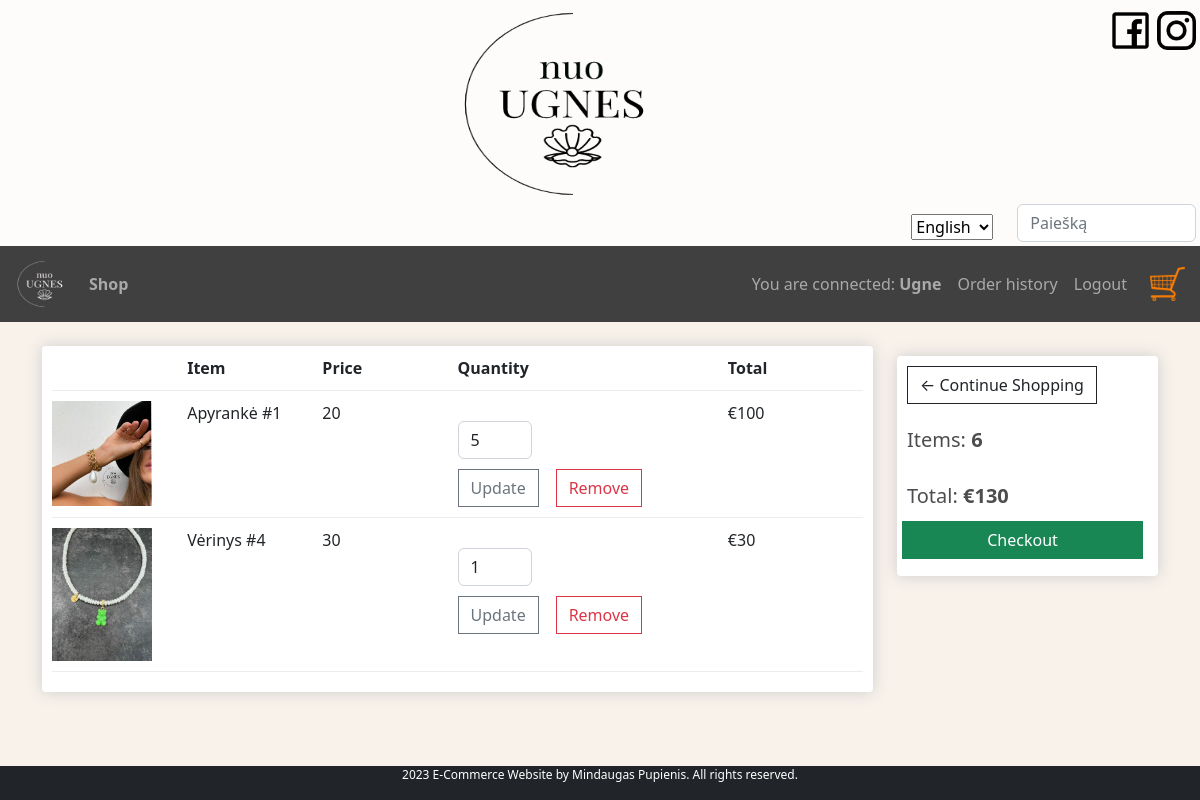
The app's page /cart/ (signed in) with its own data.
### shop/models.py (models this page shows, shortened)
class OrderLine(models.Model):
    product = models.ForeignKey(Product, on_delete=models.CASCADE, null=True)
    order = models.ForeignKey(Order, on_delete=models.CASCADE, null=True, related_name='lines')
    quantity = models.IntegerField(default=0, null=True, blank=True)
    date_added = models.DateTimeField(auto_now_add=True)
    def sum(self):
        total = self.product.price * self.quantity
        return total
    class Meta:
        verbose_name = _('Order Line')
        verbose_name_plural = _('Order Lines')

class Product(models.Model):
    name = models.CharField(_('Name'), max_length=150)
    price = models.IntegerField(_('Price'))
    description = models.TextField(_('Description'), null=True, blank=True)
    cover = models.ImageField(_('Cover'), upload_to='covers', null=True)
    category = models.ForeignKey(Category, on_delete=models.CASCADE, blank=True, null=True)
    CATEGORY_CHOICES = (
        ('1', _('Kita')),
        ('2', _('Auskarai')),
        ('3', _('Apyrankės')),
        ('4', _('Sagės')),
        ('5', _('Kaklo papuošalai')),
        ('6', _('Aksesuarai')),
        ('7', _('Dovanų kuponai')),
        ('8', _('Kalėdiniai vainikai')),
    )
    class Meta:
        verbose_name = _('Product')
        verbose_name_plural = _('Products')

class Order(models.Model):
    customer = models.ForeignKey(Customer, on_delete=models.CASCADE, blank=True, null=True)
    date_ordered = models.DateTimeField(auto_now_add=True)
    delivery = models.BooleanField(default=False)
    complete = models.BooleanField(default=False)
    transaction_id = models.CharField(max_length=30, null=True, blank=True)
    ORDER_STATUS = (
        ('p', _('Pending')),
        ('a', _('Approved')),
        ('c', _('Cancelled')),
        ('d', _('Completed')),
    )
    status = models.CharField(
    max_length=1,
    choices=ORDER_STATUS,
    blank=True,
    default='p',
    help_text=_('Status'),
    )
    def total(self):
        sum_total = 0
        lines = self.lines.all()
        for line in lines:
            sum_total += line.sum()
        return sum_total
    def total_qty(self):
        total_qty = 0
        lines = self.lines.all()
        for line in lines:
            total_qty += line.quantity
        return total_qty
    class Meta:
        verbose_name = _('Order')
        verbose_name_plural = _('Orders')
        ordering = ['-id']

### shop/views.py (the view, shortened to what this page needs)
# urls.py: path('cart/', views.cart, name='cart'),
def cart(request):
    if request.user.is_authenticated:
        customer = request.user.customer
        order, created = Order.objects.get_or_create(customer=customer, complete=False)
        items = order.lines.all()
        order.delivery = False  # jei prieš apmokėjimą persigalvotų dėl pristatymo ir grįžtų į krepšelį
        order.save()
        context = {'items': items,
               'order': order
               }
    else:
        return redirect('login')
    return render(request, 'cart.html', context)

### shop/templates/cart.html (shortened to what this page needs)
{% extends "base.html" %}
{% load i18n %}
{% block content %}
{% load static %}
<div class="row">
        <br>
    <div class="col-lg-9">
        <div class="box-element">
        <div class="cart-row">
            <div style="flex:1"></div>
             <div style="flex:1"><strong>{% trans 'Item'%}</strong></div>
             <div style="flex:1"><strong>{% trans 'Price' %}</strong></div>
             <div style="flex:2"><strong>{% trans 'Quantity' %}</strong></div>
             <div style="flex:1"><strong>{% trans 'Total'%}</strong></div>
        </div>
            {% for item in items %}
             <div class="cart-row">
            <div style="flex:1"><img class="row-image" src="{{item.product.cover.url}}"></div>
             <div style="flex:1">{{item.product.name}}</div>
             <div style="flex:1">{{item.product.price}}</div>
             <div style="flex:2">
                <div class="row">
                    <div class="col-lg-4">
                 <form method="post">
                    <div class="col-lg-12">
                    <div class="mb-2">
                        <input type="number" class="form-control" value="{{item.quantity}}" name="quantity">
                    </div>
                     </div>
                     <div class="col-lg-6">
                        <div class="form-group">
                            <button type="submit" class="btn btn-outline-secondary">{% trans 'Update' %}</button>
                        </div>
                        </div>
                    </form>
                    </div>
                    <div class="col-lg-4">
                    <div class="col-lg-6">
                        <form method = "POST">
                         <div class="form-group" style="margin-top:10px;">
                            <button type="submit" class="btn btn-outline-danger">{% trans 'Remove' %}</button>
                        </div>
                        </form>
                    </div>
                    </div>
</div>
                </div>
             <div style="flex:1">€{{item.sum}}</div>
        </div>
            {% endfor %}
        </div>
    </div>
    <div class="col-lg-3">
        <div class="box-element" style="height:220px">
            <a class="btn btn-outline-dark" href="{% url 'shop' %}">&#x2190; {% trans 'Continue Shopping' %}</a>
            <br>
	        <br>
			<h5>Items: <strong>{{order.total_qty}}</strong></h5>
            <br>
			<h5>Total:<strong> €{{order.total}}</strong></h5>
                {% if order.total_qty > 0 %}
				<a  style="float:right; margin:5px; width:100%;" class="btn btn-success" href="{% url 'checkout' %}">{% trans 'Checkout' %}</a>
                {% endif %}
            </div>
    </div>
</div>
{% endblock content %}

### shop/templates/base.html (shortened to what this page needs)
<!DOCTYPE html>
<html lang="lt">
<head>
  <link href="https://cdn.jsdelivr.net/npm/bootstrap@5.2.3/dist/css/bootstrap.min.css" rel="stylesheet">
    {% load static %}
  <link rel="stylesheet" href="{% static 'css/styles.css' %}">
</head>
<body>
{% load static %}
<div class="p-1 bg-white text-white text-center bg-opacity-75">
  <img src="{% static 'img/logo.png' %}" height="200" width="200" alt="nuo UGNES" title="nuo UGNES">
		  <a href="https://www.instagram.com/nuo_ugnes/">
			  <img src="{% static 'img/ig.png' %}" style="width:39px; height:39px; margin-top:7px" class="float-end"></a>
	<a href="https://www.facebook.com/profile.php?id=100063006373249">
			  <img src="{% static 'img/fb.png' %}" style="width:53px; height:53px;" class="float-end"></a>
 <div class="form-group row">
	<div class="col-sm-8"></div>
     <div class="col-sm-2">
         <div class="text-end" style="margin-top:10px">
        {% load i18n %}
      <form action="{% url 'set_language' %}" method="post">
        <select name="language" onchange="this.form.submit()">
          {% load static %}
          {% get_current_language as LANGUAGE_CODE %}
          {% get_available_languages as LANGUAGES %}
          {% for lang in LANGUAGES %}
          <option value="{{ lang.0 }}" {% if lang.0 == LANGUAGE_CODE %} selected="selected" {% endif %}>
            {{ lang.1 }}
          </option>
          {% endfor %}
        </select>
      </form>
    </div>
     </div>
	<div class="col-sm-2">
	<form action="{% url 'search' %}" method="get" class="float-bottom">
    <input name="query" class="form-control" type="text" placeholder="Paiešką">
    </form>
</div>
 </div>
</div>
	<nav class="navbar navbar-expand-lg navbar-dark" style="background:#404040">
	  <a class="navbar-brand" href="{% url 'shop' %}">
		  <img src="{% static 'img/whitelogo.png' %}" height="50" width="50" style="margin-left:15px;" >
	  </a>
	  <div class="collapse navbar-collapse" id="navbarSupportedContent">
	    <ul class="navbar-nav mr-auto">
	      <li class="nav-item active">
	        <a class="nav-link" href="{% url 'shop' %}"><strong>{% trans "Shop" %}</strong></a>
		  </li>
	    </ul>
		  <ul class="navbar-nav ms-auto">
      {% if user.is_authenticated %}
            <li class="nav-item"><a class="nav-link">{% trans "You are connected:" %} <b>{{ user.get_username }}</b></a></li>
            <li class="nav-item"><a class="nav-link" href="{% url 'orders' %}">{% trans "Order history" %}</a></li>
            <li class="nav-item"><a class="nav-link" href="{% url 'logout' %}">{% trans "Logout" %}</a></li>
          {% else %}
            <li class="nav-item"><a class="nav-link" href="{% url 'login'%}?next={{request.path}}">{% trans "Login" %}</a></li>
            <li class="nav-item"><a class="nav-link" href="{% url 'register'%}?next={{request.path}}">{% trans "Register" %}</a></li>
          {% endif %}
</ul>
	     	<a class="nav-link" href="{% url 'cart' %}">
	    		<img  id="cart-icon" src="{% static 'img/cart2.png' %}" style="margin-right:15px;">
            </a>
      </div>
	</nav>
     <div class="container">
            <br>
            {% block content %}
            {% endblock content %}
         </div>
<footer class="bg-dark fixed-bottom">
    <p class="text-white" style="font-size: 12px; text-align:center"> {% trans "2023 E-Commerce Website by Mindaugas Pupienis. All rights reserved." %}</p>
</footer>
</body>
</html>

### shop/static/css/styles.css (style rules this page uses)
body { background-color:#f9f2eb; margin-bottom: 40px!important; }
h1,h2,h3,h4,h5,h6 { color:hsl(0, 0%, 30%); }
.box-element { box-shadow:hsl(0, 0%, 80%) 0 0 16px; background-color: #fff; border-radius: 4px; padding: 10px; }
#cart-icon { width:35px; display: inline-block; margin-left: 15px; }
.col-lg-3, .col-lg-4, .col-lg-6, .col-lg-8, .col-lg-12 { margin-top: 10px; }
.btn { border-radius: 0; }
.row-image { width: 100px; }
.cart-row { display: flex; align-items: flex-stretch; padding-bottom: 10px; margin-bottom: 10px; border-bottom: 1px solid #ececec; }
a { text-decoration: none !important; }

### records on screen
OrderLine: product.cover (picture), product.name "Apyrankė #1", product.price "20", quantity "5", sum "100"
OrderLine: product.cover (picture), product.name "Vėrinys #4", product.price "30", quantity "1", sum "30"
Order: total_qty "6", total "130"

### other values on screen
{{ user.get_username }} "Ugne"
form field language "English"
